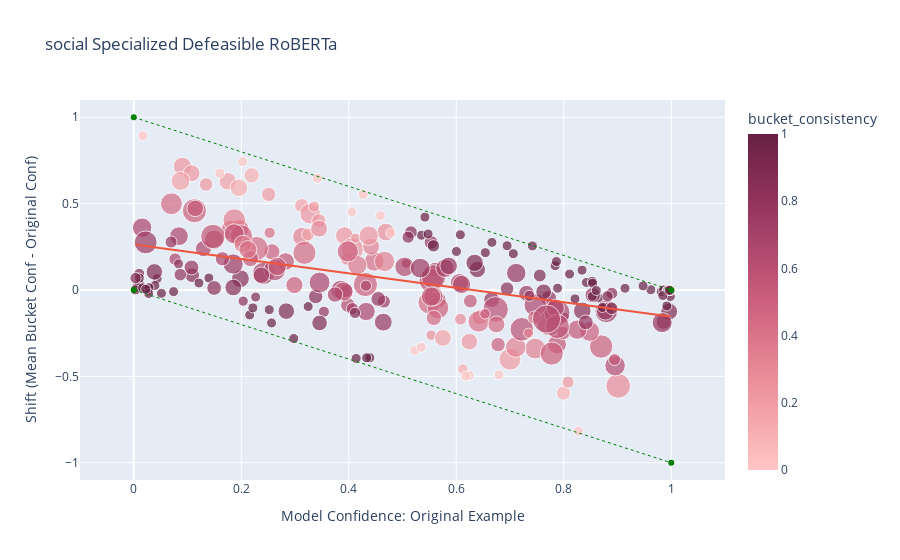
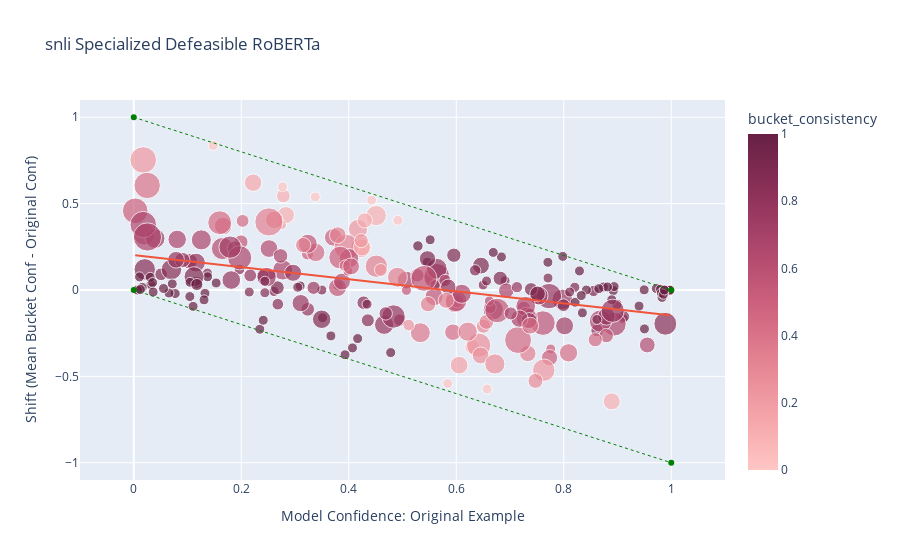
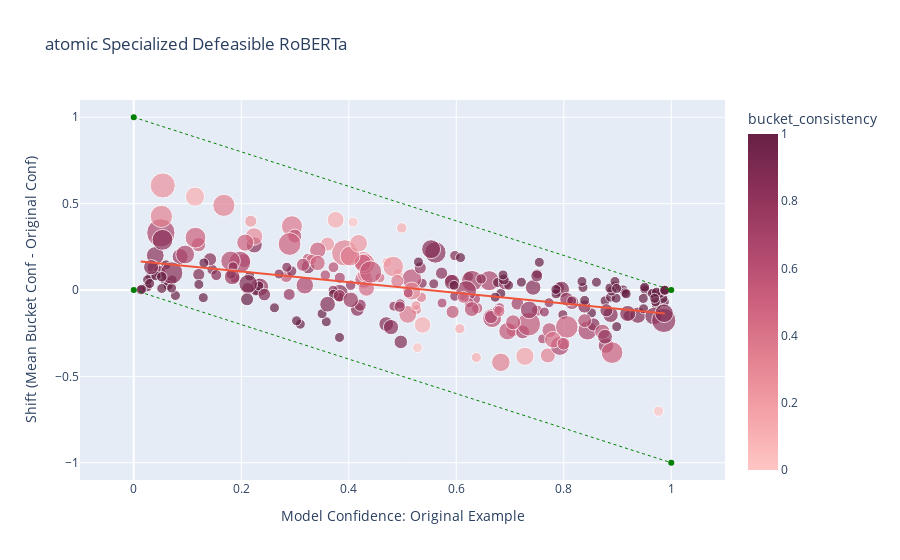

Source (notebook cell) for these figures, in order:
### Code cell
for b, dataset_buckets in dnli_human_bucket_predictions.items():
    print('Specialized Defeasible RoBERTa Model Accuracy:',
    get_original_example_prediction_accuracy(dataset_buckets['specialized_roberta']))
    
    metadata = construct_bucket_metadata(dataset_buckets['specialized_roberta'])
    # plot_orig_v_bucket_conf_js_consistency(metadata, f'{b} Specialized Defeasible RoBERTa')
    
    plot_orig_v_bucket_conf(metadata, f'{b} Specialized Defeasible RoBERTa')
    #plot_consistency_cdf(metadata, f'{b} Specialized Defeasible RoBERTa Consistency CDF')
    #plot_mean_js_original_v_bucket_mean_distance(metadata, f'{b} Specialized Defeasible RoBERTa Mean JS' )
    
    
    print('General Defeasible RoBERTa Model Accuracy:',
        get_original_example_prediction_accuracy(dataset_buckets['unified_roberta']))
    
    metadata = construct_bucket_metadata(dataset_buckets['unified_roberta'])
    #plot_orig_v_bucket_conf(metadata, f'{b} General Defeasible RoBERTa')
    #plot_consistency_cdf(metadata, f'{b} General Defeasible RoBERTa Consistency CDF')
    #plot_mean_js_original_v_bucket_mean_distance(metadata, f'{b} General Defeasible RoBERTa Mean JS' )

### Figure 1 — Plotly figure (JSON) as saved in the notebook; plotly's stock layout.template omitted (floating-point values rounded to 4 significant figures; data arrays with more than 128 entries replaced by an {"elided": "..."} marker saying what was removed)
{"data": [{"hovertemplate": "Model Confidence: Original Example=%{x}<br>Shift (Mean Bucket Conf - Original Conf)=%{y}<br>bucket_confidence_var=%{marker.size}<br>bucket_consistency=%{marker.color}<extra></extra>", "legendgroup": "", "line": {"width": 5}, "marker": {"color": {"elided": "250 float values"}, "coloraxis": "coloraxis", "size": {"elided": "250 float values"}, "sizemin": 5, "sizemode": "area", "sizeref": 0.0005806, "symbol": "circle"}, "mode": "markers", "name": "", "orientation": "v", "showlegend": false, "type": "scatter", "x": {"elided": "250 float values"}, "xaxis": "x", "y": {"elided": "250 float values"}, "yaxis": "y"}, {"hovertemplate": "<b>OLS trendline</b><br>conf_shift = -0.418185 * original_confidence + 0.263899<br>R<sup>2</sup>=0.227172<br><br>Model Confidence: Original Example=%{x}<br>Shift (Mean Bucket Conf - Original Conf)=%{y} <b>(trend)</b><extra></extra>", "legendgroup": "", "marker": {"sizemin": 5, "symbol": "circle"}, "mode": "lines", "name": "", "showlegend": false, "type": "scatter", "x": {"elided": "250 float values"}, "xaxis": "x", "y": {"elided": "250 float values"}, "yaxis": "y"}, {"line": {"color": "green", "dash": "dot", "width": 1}, "type": "scatter", "x": [0, 1], "y": [1, 0]}, {"line": {"color": "green", "dash": "dot", "width": 1}, "type": "scatter", "x": [0, 1], "y": [0, -1]}], "layout": {"coloraxis": {"colorbar": {"title": {"text": "bucket_consistency"}}, "colorscale": [[0, "rgb(255, 198, 196)"], [0.1667, "rgb(244, 163, 168)"], [0.3333, "rgb(227, 129, 145)"], [0.5, "rgb(204, 96, 125)"], [0.6667, "rgb(173, 70, 108)"], [0.8333, "rgb(139, 48, 88)"], [1, "rgb(103, 32, 68)"]]}, "legend": {"itemsizing": "constant", "tracegroupgap": 0}, "showlegend": false, "title": {"text": "social Specialized Defeasible RoBERTa"}, "xaxis": {"anchor": "y", "domain": [0, 1], "range": [-0.1, 1.1], "title": {"text": "Model Confidence: Original Example"}}, "yaxis": {"anchor": "x", "domain": [0, 1], "range": [-1.1, 1.1], "title": {"text": "Shift (Mean Bucket Conf - Original Conf)"}}}}

### Figure 2 — Plotly figure (JSON) as saved in the notebook; plotly's stock layout.template omitted (floating-point values rounded to 4 significant figures; data arrays with more than 128 entries replaced by an {"elided": "..."} marker saying what was removed)
{"data": [{"hovertemplate": "Model Confidence: Original Example=%{x}<br>Shift (Mean Bucket Conf - Original Conf)=%{y}<br>bucket_confidence_var=%{marker.size}<br>bucket_consistency=%{marker.color}<extra></extra>", "legendgroup": "", "line": {"width": 5}, "marker": {"color": {"elided": "250 float values"}, "coloraxis": "coloraxis", "size": {"elided": "250 float values"}, "sizemin": 5, "sizemode": "area", "sizeref": 0.0004562, "symbol": "circle"}, "mode": "markers", "name": "", "orientation": "v", "showlegend": false, "type": "scatter", "x": {"elided": "250 float values"}, "xaxis": "x", "y": {"elided": "250 float values"}, "yaxis": "y"}, {"hovertemplate": "<b>OLS trendline</b><br>conf_shift = -0.348741 * original_confidence + 0.201807<br>R<sup>2</sup>=0.210396<br><br>Model Confidence: Original Example=%{x}<br>Shift (Mean Bucket Conf - Original Conf)=%{y} <b>(trend)</b><extra></extra>", "legendgroup": "", "marker": {"sizemin": 5, "symbol": "circle"}, "mode": "lines", "name": "", "showlegend": false, "type": "scatter", "x": {"elided": "250 float values"}, "xaxis": "x", "y": {"elided": "250 float values"}, "yaxis": "y"}, {"line": {"color": "green", "dash": "dot", "width": 1}, "type": "scatter", "x": [0, 1], "y": [1, 0]}, {"line": {"color": "green", "dash": "dot", "width": 1}, "type": "scatter", "x": [0, 1], "y": [0, -1]}], "layout": {"coloraxis": {"colorbar": {"title": {"text": "bucket_consistency"}}, "colorscale": [[0, "rgb(255, 198, 196)"], [0.1667, "rgb(244, 163, 168)"], [0.3333, "rgb(227, 129, 145)"], [0.5, "rgb(204, 96, 125)"], [0.6667, "rgb(173, 70, 108)"], [0.8333, "rgb(139, 48, 88)"], [1, "rgb(103, 32, 68)"]]}, "legend": {"itemsizing": "constant", "tracegroupgap": 0}, "showlegend": false, "title": {"text": "snli Specialized Defeasible RoBERTa"}, "xaxis": {"anchor": "y", "domain": [0, 1], "range": [-0.1, 1.1], "title": {"text": "Model Confidence: Original Example"}}, "yaxis": {"anchor": "x", "domain": [0, 1], "range": [-1.1, 1.1], "title": {"text": "Shift (Mean Bucket Conf - Original Conf)"}}}}

### Figure 3 — Plotly figure (JSON) as saved in the notebook; plotly's stock layout.template omitted (floating-point values rounded to 4 significant figures; data arrays with more than 128 entries replaced by an {"elided": "..."} marker saying what was removed)
{"data": [{"hovertemplate": "Model Confidence: Original Example=%{x}<br>Shift (Mean Bucket Conf - Original Conf)=%{y}<br>bucket_confidence_var=%{marker.size}<br>bucket_consistency=%{marker.color}<extra></extra>", "legendgroup": "", "line": {"width": 5}, "marker": {"color": {"elided": "250 float values"}, "coloraxis": "coloraxis", "size": {"elided": "250 float values"}, "sizemin": 5, "sizemode": "area", "sizeref": 0.0004077, "symbol": "circle"}, "mode": "markers", "name": "", "orientation": "v", "showlegend": false, "type": "scatter", "x": {"elided": "250 float values"}, "xaxis": "x", "y": {"elided": "250 float values"}, "yaxis": "y"}, {"hovertemplate": "<b>OLS trendline</b><br>conf_shift = -0.308126 * original_confidence + 0.16865<br>R<sup>2</sup>=0.273681<br><br>Model Confidence: Original Example=%{x}<br>Shift (Mean Bucket Conf - Original Conf)=%{y} <b>(trend)</b><extra></extra>", "legendgroup": "", "marker": {"sizemin": 5, "symbol": "circle"}, "mode": "lines", "name": "", "showlegend": false, "type": "scatter", "x": {"elided": "250 float values"}, "xaxis": "x", "y": {"elided": "250 float values"}, "yaxis": "y"}, {"line": {"color": "green", "dash": "dot", "width": 1}, "type": "scatter", "x": [0, 1], "y": [1, 0]}, {"line": {"color": "green", "dash": "dot", "width": 1}, "type": "scatter", "x": [0, 1], "y": [0, -1]}], "layout": {"coloraxis": {"colorbar": {"title": {"text": "bucket_consistency"}}, "colorscale": [[0, "rgb(255, 198, 196)"], [0.1667, "rgb(244, 163, 168)"], [0.3333, "rgb(227, 129, 145)"], [0.5, "rgb(204, 96, 125)"], [0.6667, "rgb(173, 70, 108)"], [0.8333, "rgb(139, 48, 88)"], [1, "rgb(103, 32, 68)"]]}, "legend": {"itemsizing": "constant", "tracegroupgap": 0}, "showlegend": false, "title": {"text": "atomic Specialized Defeasible RoBERTa"}, "xaxis": {"anchor": "y", "domain": [0, 1], "range": [-0.1, 1.1], "title": {"text": "Model Confidence: Original Example"}}, "yaxis": {"anchor": "x", "domain": [0, 1], "range": [-1.1, 1.1], "title": {"text": "Shift (Mean Bucket Conf - Original Conf)"}}}}
